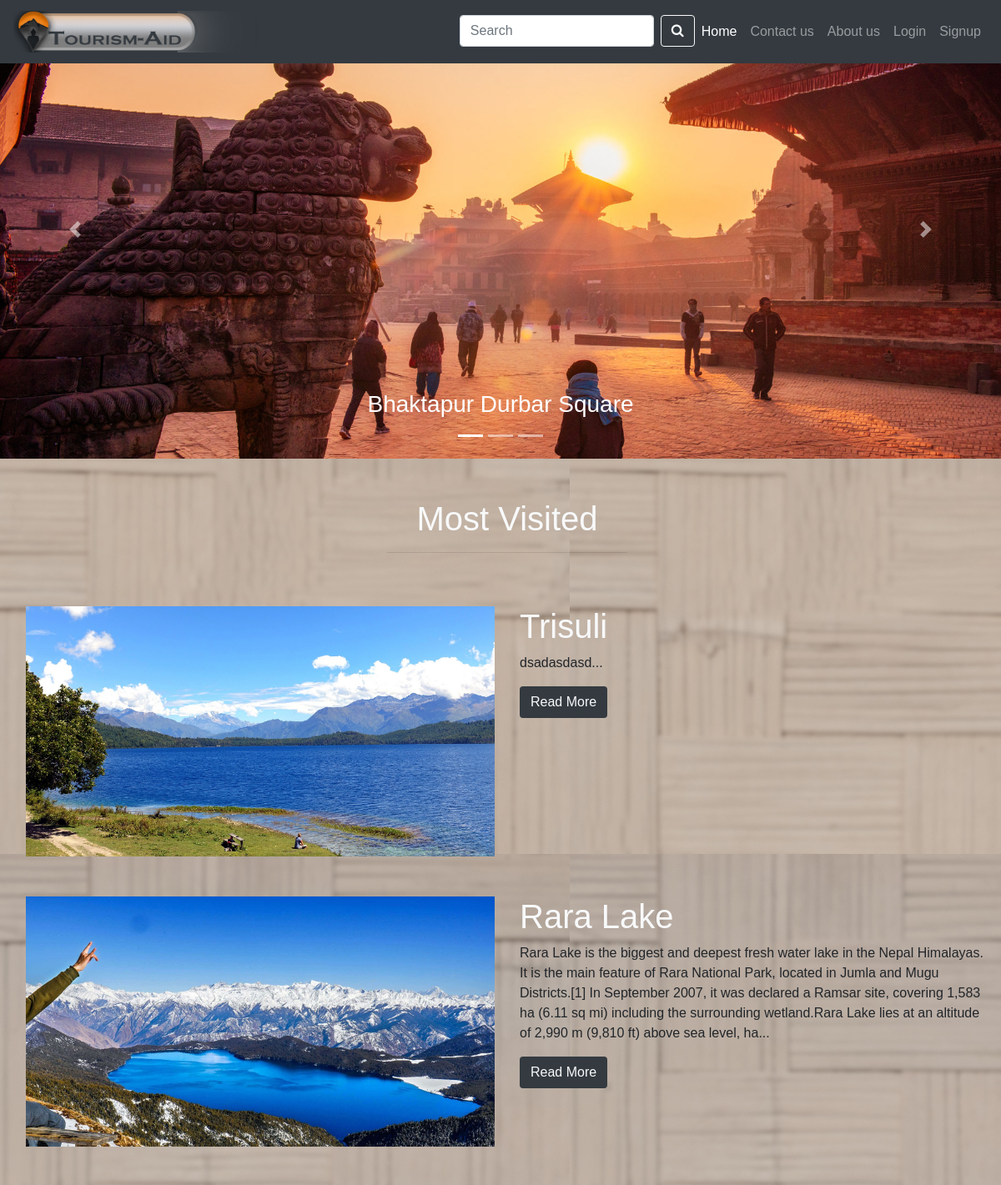
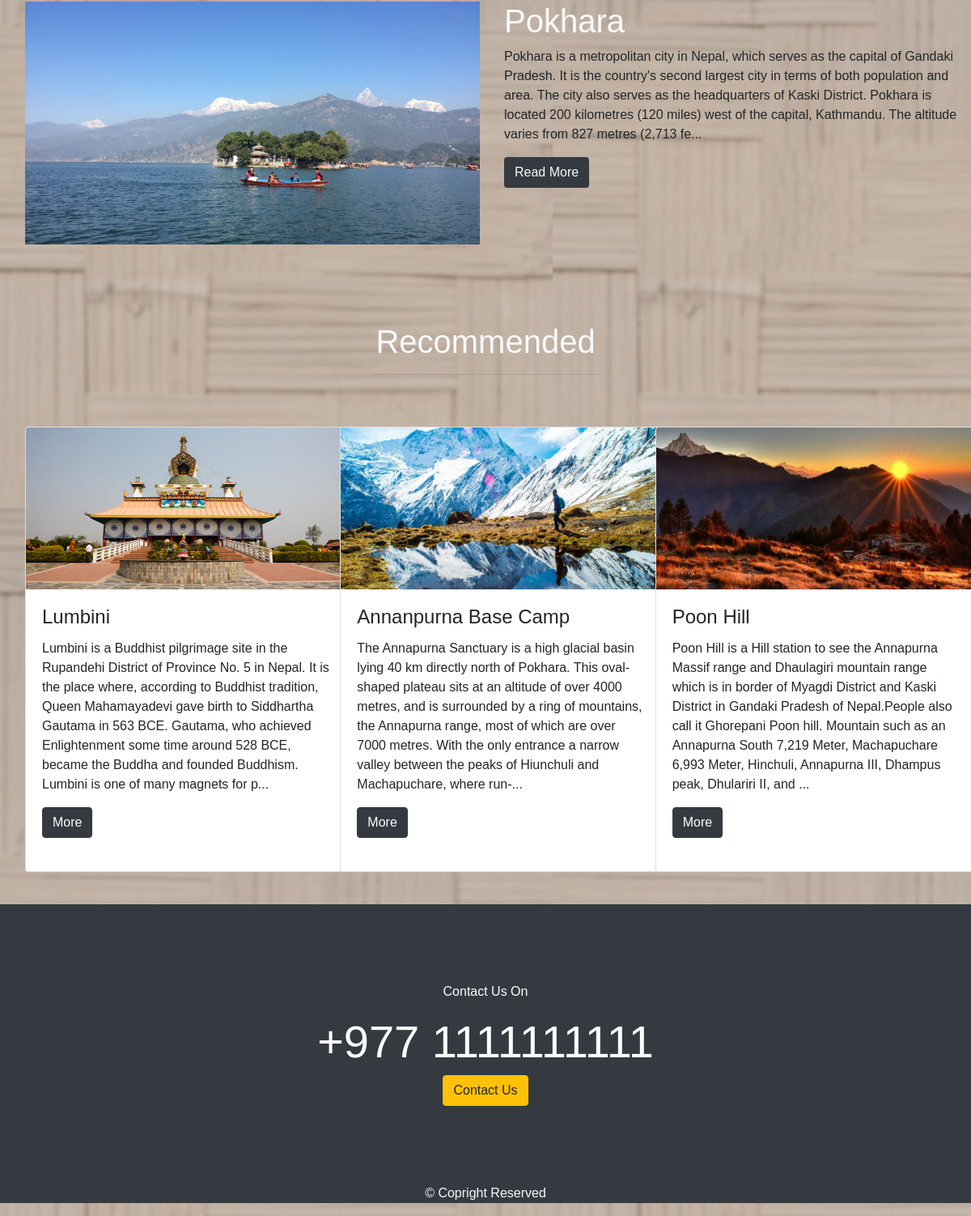
The app's page /articles/ with its own data (2 pictures, top to bottom).
### articles/models.py (models this page shows, shortened)
class Article(models.Model):
    title= models.CharField(max_length = 100)
    slug = models.SlugField()
    body = models.TextField()
    body1 = models.TextField()
    body2 = models.TextField()
    date = models.DateTimeField(auto_now_add = True)
    thumb = models.ImageField(default = 'default.jpg', blank = True)
    img1 = models.ImageField(default = 'default.jpg', blank = True)
    img2 = models.ImageField(default = 'default.jpg', blank = True)
    def snippet(self):
        return self.body[:350] + '...'

### articles/views.py (the view)
# urls.py: path('', article_views.article_list, name = "home"),
def article_list(request):	# *args, **kwargs
    articles = Article.objects.all().order_by('-date')[0:3]
    cards = Article.objects.all().order_by('-date')[3:6]
    return render(request, 'articles/article_list.html', context={'articles':articles, 'cards':cards})

### articles/templates/articles/article_list.html (shortened to what this page needs)
{% extends 'bs_base_layout.html' %}
{% load static %}
{% block content %}
<div id="demo" class="carousel slide" data-ride="carousel">
<ul class="carousel-indicators">
  <li data-target="#demo" data-slide-to="0" class="active"></li>
  <li data-target="#demo" data-slide-to="1"></li>
  <li data-target="#demo" data-slide-to="2"></li>
</ul>
<div class="carousel-inner">
  <div class="carousel-item active">
    <img src="{% static 'images/p1.jpg' %}" style="object-fit: cover; height:550px; width:1350px" alt="Bhaktapur Durbar Square">
    <div class="carousel-caption">
      <h3>Bhaktapur Durbar Square</h3>
    </div>
  </div>
</div>
<a class="carousel-control-prev" href="#demo" data-slide="prev">
  <span class="carousel-control-prev-icon"></span>
</a>
<a class="carousel-control-next" href="#demo" data-slide="next">
  <span class="carousel-control-next-icon"></span>
</a>
</div>
<section class="mb-4 ml-3">
  <div class="container-fluid">
      <h1 class="text-center text-light text-capitalizeb pt-5">Most Visited</h1>
      <hr class="w-25 mx-auto pt-5">
      {% for article in articles %}
      <div class="row mb-5">
        <div class="col-lg-g col-md-6 ">
          <a href="{% url 'articles:detail' slug=article.slug %}"><img src="{{ article.thumb.url }}" style="object-fit: cover; height:300px; width:600px" class="img-fluid"></a>
        </div>
        <div class="col-lg-g col-md-6 ">
          <h1 class="text-light"><a class="text-light" href="{% url 'articles:detail' slug=article.slug %}" style="text-decoration : none;">{{ article.title }}</a></h1>
          <p>
            {{ article.snippet }}
          </p>
          <button class="btn bg-dark text-white"><a class="text-light" href="{% url 'articles:detail' slug=article.slug %}">Read More</a></button>
        </div>
      </div>
      {% endfor %}
  </div>
</section>
  <section class="mb-4 ml-3 mr-3">
    <div class="container-fluid">
      <h1 class="text-center text-light text-capitalizeb pt-5">Recommended</h1>
      <hr class="w-25 mx-auto pt-5">
      <div class="row ">
        {% for cardd in cards %}
        <div class="col-lg-4 col-md-4 col-12">
          <div class="card mb-3" style="width:400px; height: 550px;">
              <img class="card-img-top" src="{{ cardd.thumb.url }}" alt="Card image" style="height:200px;">
              <div class="card-body">
                <h4 class="card-title">{{ cardd.title }}</h4>
                <p class="card-text">{{ cardd.snippet }}</p>
                <div class="align-self-start">
                  <a href="{% url 'articles:detail' slug=cardd.slug %}" class="btn btn-dark">More</a>
                </div>
              </div>
          </div>
        </div>
        {% endfor %}
      </div>
    </div>
  </section>
{% endblock %}

### templates/bs_base_layout.html (shortened to what this page needs)
{% load static %}
<!DOCTYPE html>
<html>
<head>
		<link rel="stylesheet" href="{% static 'bootstrap.min.css' %}">
		<link rel="stylesheet" href="https://cdnjs.cloudflare.com/ajax/libs/font-awesome/4.7.0/css/font-awesome.min.css">
</head>
<body>
	<header>
		<nav class="navbar fixed-top navbar-expand-lg navbar-dark bg-dark">
  <a class="navbar-brand" href="{% url 'home' %}">
  	<img src="{% static 'logo_big.png'%}" width="300 " height="050" class="d-inline-block align-top" alt="">
    </a>
  <div class="collapse navbar-collapse" id="navbarSupportedContent">
    <ul class="navbar-nav ml-auto">
		<center>
    <form class="form-inline mx-auto my-2 my-lg-0">
			<input class="form-control mr-sm-2" type="search" placeholder="Search" aria-label="Search">
      <button class="btn btn-outline-light my-2 my-sm-0" type="submit"> <i class="fa fa-search"></i></button>
    </form>
	</center>
    	<li class="nav-item active">
        <a class="nav-link" href="{% url 'home' %}">Home<span class="sr-only">(current)</span></a>
      </li>
      <li class="nav-item">
        <a class="nav-link" href="#">Contact us</a>
      </li>
      <li class="nav-item">
        <a class="nav-link" href="#">About us</a>
      </li>
			{% if user.is_authenticated %}
			<li class="nav-item">
        <form class="logout-link" action="{% url 'accounts:logout' %}" method="post">
					{% csrf_token %}
					<center><button type="submit" class="text-da btn btn-outline-danger my-2 my-sm-0" style="background:none; cursor:pointer; border:0;">Log out</button></center>
        </form>
      </li>
			{% else %}
				<li class="nav-item">
	        <a class="nav-link" href="{% url 'accounts:login' %}">Login</a>
				</li>
				<li class="nav-item">
					<a class="nav-link" href="{% url 'accounts:signup' %}">Signup</a>
	      </li>
			{% endif %}
    </ul>
  </div>
</nav>
</header>
<div class="wrapper">
	{% block content %}
	{% endblock %}
</div>
	<section class="bg-dark py-5 text-white ">
	  <article class="py-5 text-center">
	    <div>
	        <p>Contact Us On</p>
	        <h3 class="display-4 text-white">+977 1111111111</h3>
	        <a href="#" class="btn btn-warning">Contact Us</a>
	    </div>
	  </article>
	</section>
	<footer>
		<p class="bg-dark  text-center text-light"> © Copright Reserved</p>
	</footer>
</body>
</html>

### records on screen
Article: thumb (picture), title "Trisuli", snippet "dsadasdasd..."
Article: thumb (picture), title "Rara Lake", snippet "Rara Lake is the biggest and deepest fresh water lake in the Nepal Himalayas. It is the main feature of Rara National Park, located in Jumla and Mugu Districts.[1] In September 2007, it was declared a Ramsar site, covering 1,583 ha (6.11 sq mi) including the surrounding wetland.Rara Lake lies at an altitude of 2,990 m (9,810 ft) above sea level, ha..."
Article: thumb (picture), title "Pokhara", snippet "Pokhara is a metropolitan city in Nepal, which serves as the capital of Gandaki Pradesh. It is the country's second largest city in terms of both population and area. The city also serves as the headquarters of Kaski District. Pokhara is located 200 kilometres (120 miles) west of the capital, Kathmandu. The altitude varies from 827 metres (2,713 fe..."
Article: thumb (picture), title "Lumbini", snippet "Lumbini is a Buddhist pilgrimage site in the Rupandehi District of Province No. 5 in Nepal. It is the place where, according to Buddhist tradition, Queen Mahamayadevi gave birth to Siddhartha Gautama in 563 BCE. Gautama, who achieved Enlightenment some time around 528 BCE, became the Buddha and founded Buddhism. Lumbini is one of many magnets for p..."
Article: thumb (picture), title "Annanpurna Base Camp", snippet "The Annapurna Sanctuary is a high glacial basin lying 40 km directly north of Pokhara. This oval-shaped plateau sits at an altitude of over 4000 metres, and is surrounded by a ring of mountains, the Annapurna range, most of which are over 7000 metres. With the only entrance a narrow valley between the peaks of Hiunchuli and Machapuchare, where run-..."
Article: thumb (picture), title "Poon Hill", snippet "Poon Hill is a Hill station to see the Annapurna Massif range and Dhaulagiri mountain range which is in border of Myagdi District and Kaski District in Gandaki Pradesh of Nepal.People also call it Ghorepani Poon hill. Mountain such as an Annapurna South 7,219 Meter, Machapuchare 6,993 Meter, Hinchuli, Annapurna III, Dhampus peak, Dhulariri II, and ..."
